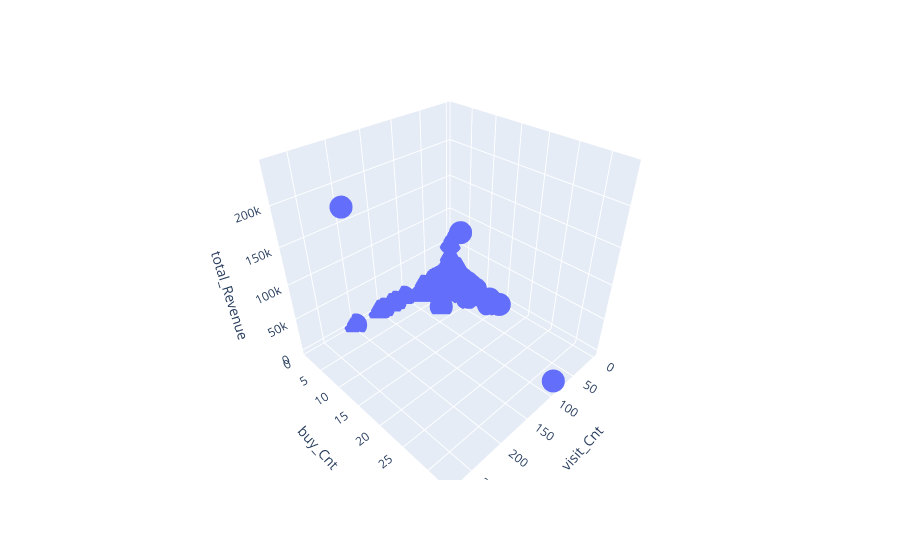

The code cell stored with this chart in its notebook:
### Markdown cell above
# 플롯 시각화

### Code cell
import plotly.express as px

fig = px.scatter_3d(vvip_VFM, 
                  x='visit_Cnt', y='buy_Cnt', z='total_Revenue')
# fig.update_layout(yaxis={'visible': False, 'showticklabels': False})
fig.show()

### Figure 1 — Plotly figure (JSON) as saved in the notebook; plotly's stock layout.template omitted (floating-point values rounded to 4 significant figures; data arrays with more than 128 entries replaced by an {"elided": "..."} marker saying what was removed)
{"data": [{"hovertemplate": "visit_Cnt=%{x}<br>buy_Cnt=%{y}<br>total_Revenue=%{z}<extra></extra>", "legendgroup": "", "marker": {"color": "#636efa", "symbol": "circle"}, "mode": "markers", "name": "", "scene": "scene", "showlegend": false, "type": "scatter3d", "x": {"elided": "9421 int values"}, "y": {"elided": "9421 int values"}, "z": {"elided": "9421 float values"}}], "layout": {"legend": {"tracegroupgap": 0}, "margin": {"t": 60}, "scene": {"domain": {"x": [0, 1], "y": [0, 1]}, "xaxis": {"title": {"text": "visit_Cnt"}}, "yaxis": {"title": {"text": "buy_Cnt"}}, "zaxis": {"title": {"text": "total_Revenue"}}}}}
